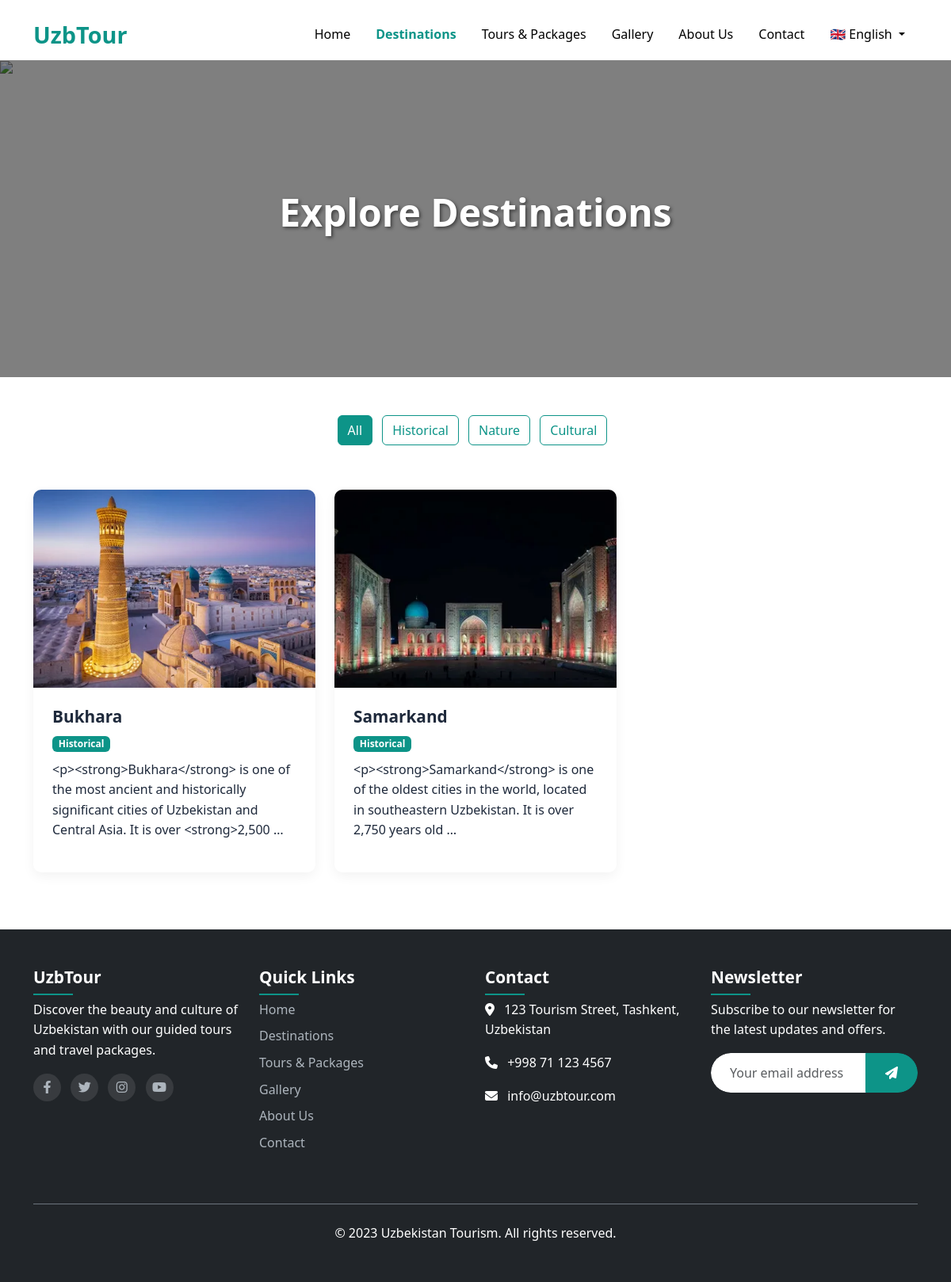
Page /en/destinations/ on the committed database.
### destinations/models.py (models this page shows, shortened)
class DestinationCategory(models.Model):
    name = models.CharField(_('Name'), max_length=100)
    slug = models.SlugField(_('Slug'), unique=True)
    class Meta:
        verbose_name = _('Destination Category')
        verbose_name_plural = _('Destination Categories')

class Destination(models.Model):
    name = models.CharField(_('Name'), max_length=200)
    slug = models.SlugField(_('Slug'), unique=True)
    description = RichTextField(_('Description'))
    image = models.ImageField(_('Image'), upload_to='destinations/')
    category = models.ForeignKey(DestinationCategory, on_delete=models.CASCADE, related_name='destinations',
                                 verbose_name=_('Category'))
    is_featured = models.BooleanField(_('Featured'), default=False)
    created_at = models.DateTimeField(_('Created at'), auto_now_add=True)
    updated_at = models.DateTimeField(_('Updated at'), auto_now=True)
    class Meta:
        verbose_name = _('Destination')
        verbose_name_plural = _('Destinations')
        ordering = ['-created_at']

### destinations/views.py (the view)
# urls.py: path('', views.destination_list, name='list'),
def destination_list(request):
    categories = DestinationCategory.objects.all()
    category_slug = request.GET.get('category')
    if category_slug:
        category = get_object_or_404(DestinationCategory, slug=category_slug)
        destinations = Destination.objects.filter(category=category)
    else:
        destinations = Destination.objects.all()
    context = {
        'categories': categories,
        'destinations': destinations,
        'current_category': category_slug,
    }
    return render(request, 'destinations/list.html', context)

### core/templatetags/custom_filters.py (called while the page is built)
@register.filter
def multiply(value, arg):
    return int(value) * int(arg)

### templates/destinations/list.html (shortened to what this page needs)
{% extends 'base.html' %}
{% load static %}
{% load i18n %}
{% load custom_filters %}
{% block content %}
    <section class="page-hero">
        <div class="page-hero-image">
            <img src="{% static 'images/destinations-hero.jpg' %}" alt="{% trans 'Destinations in Uzbekistan' %}">
            <div class="page-hero-overlay"></div>
        </div>
        <div class="page-hero-content">
            <div class="container text-center">
                <h1>{% trans "Explore Destinations" %}</h1>
            </div>
        </div>
    </section>
    <section class="destinations-section py-5">
        <div class="container">
            <div class="filter-buttons text-center mb-5">
                <a href="{% url 'destinations:list' %}" class="btn {% if not current_category %}btn-primary{% else %}btn-outline-primary{% endif %} me-2 mb-2">
                    {% trans "All" %}
                </a>
                {% for category in categories %}
                    <a href="{% url 'destinations:list' %}?category={{ category.slug }}" class="btn {% if current_category == category.slug %}btn-primary{% else %}btn-outline-primary{% endif %} me-2 mb-2">
                        {{ category.name }}
                    </a>
                {% endfor %}
            </div>
            <div class="row">
                {% for destination in destinations %}
                    <div class="col-md-6 col-lg-4 mb-4" data-aos="fade-up" data-aos-delay="{{ forloop.counter|add:'-1'|multiply:100 }}">
                        <div class="destination-card">
                            <div class="destination-image">
                            </div>
                            <div class="destination-content">
                                <h3>{{ destination.name }}</h3>
                                <span class="badge bg-primary">{{ destination.category.name }}</span>
                                <p class="mt-2">{{ destination.description|truncatewords:20 }}</p>
                            </div>
                        </div>
                    </div>
                {% empty %}
                    <div class="col-12 text-center">
                        <p>{% trans "No destinations found." %}</p>
                    </div>
                {% endfor %}
            </div>
        </div>
    </section>
{% endblock %}

### static/css/style.css (style rules this page uses)
:root { --primary-color: #0d9488; --primary-dark: #0f766e; --primary-light: #5eead4; --secondary-color: #475569; --light-color: #f8fafc; --dark-color: #1e293b; --transition: all 0.3s ease; }
body { font-family: "Segoe UI", Tahoma, Geneva, Verdana, sans-serif; color: var(--dark-color); line-height: 1.6; }
a { color: var(--primary-color); text-decoration: none; transition: var(--transition); }
.btn-primary { background-color: var(--primary-color); border-color: var(--primary-color); }
.btn-outline-primary { color: var(--primary-color); border-color: var(--primary-color); }
.bg-primary { background-color: var(--primary-color) !important; }
.page-hero { position: relative; height: 50vh; display: flex; align-items: center; justify-content: center; color: white; margin-top: 76px; }
.page-hero-image { position: absolute; top: 0; left: 0; width: 100%; height: 100%; z-index: -1; }
.page-hero-image img { width: 100%; height: 100%; object-fit: cover; }
.page-hero-overlay { position: absolute; top: 0; left: 0; width: 100%; height: 100%; background-color: rgba(0, 0, 0, 0.5); }
.page-hero-content { text-align: center; z-index: 1; }
.page-hero-content h1 { font-size: 3rem; font-weight: 700; margin-bottom: 1rem; text-shadow: 2px 2px 4px rgba(0, 0, 0, 0.5); }
.destination-card { background-color: white; border-radius: 10px; overflow: hidden; box-shadow: 0 5px 15px rgba(0, 0, 0, 0.05); transition: var(--transition); height: 100%; }
.destination-image { position: relative; height: 250px; overflow: hidden; }
.destination-content { padding: 1.5rem; }
.destination-content h3 { font-size: 1.3rem; font-weight: 600; margin-bottom: 0.5rem; }

### rows in the picture
DestinationCategory: name "Historical"
DestinationCategory: name "Nature"
DestinationCategory: name "Cultural"
Destination: name "Bukhara", category.name "Historical", description "<p><strong>Bukhara</strong> is one of the most ancient and historically significant cities of Uzbekistan and Central Asia. It is over <strong>2,500 …"
Destination: name "Samarkand", category.name "Historical", description "<p><strong>Samarkand</strong> is one of the oldest cities in the world, located in southeastern Uzbekistan. It is over 2,750 years old …"
